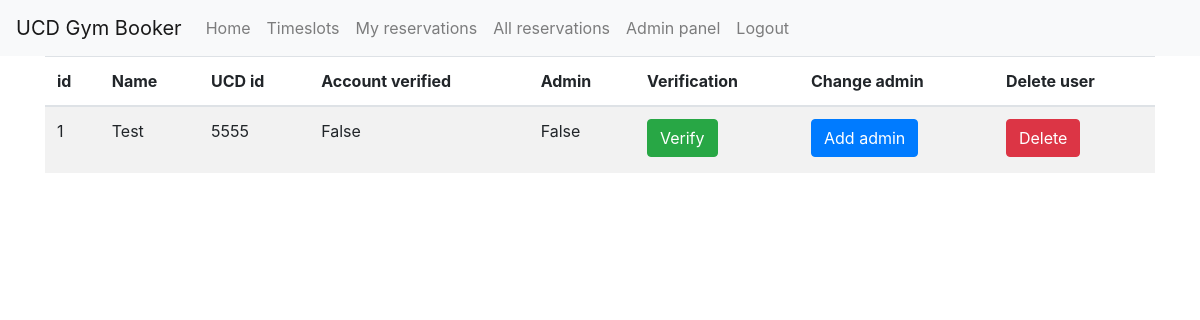
Before: /admin_panel (signed in) with the older database file.
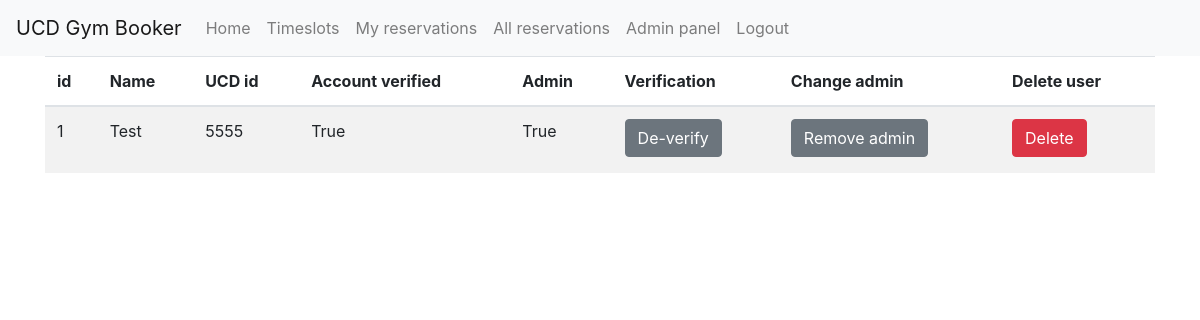
After: the same page with the newer database file.
### ucdgymbooker/models.py (models this page shows, shortened)
class User(db.Model):
    __tablename__ = 'user'
    id = db.Column(db.Integer, primary_key=True)
    username = db.Column(db.Integer, unique=True, nullable=False)
    password = db.Column(db.String(80), nullable=False)
    verified = db.Column(db.Boolean, nullable=False)
    admin = db.Column(db.Boolean, nullable=False)
    name = db.Column(db.String(80), nullable=False)
    reservations = db.relationship('Reservation', backref='user', cascade="all, delete, delete-orphan", lazy=True)
    def is_admin(self):
        return True

### ucdgymbooker/routes.py (the view)
@app.route('/admin_panel')
@login_required
@admin_required
def admin_panel():
    data = User.query.all()
    return render_template("admin_panel.html", data=data)

### ucdgymbooker/routes.py (called while the page is built)
@login_manager.user_loader
def load_user(user_id):
    return User.query.get(int(user_id))

def admin_required(func):
    @wraps(func)
    def decorated_view(*args, **kwargs):
        if not current_user.is_admin():
            flash('You do not have permission to access this resource.', 'warning')
            return redirect(url_for('index'))
        return func(*args, **kwargs)
    return decorated_view

### ucdgymbooker/templates/admin_panel.html (shortened to what this page needs)
{% extends 'base.html' %}
{% block body %}
<table class="table table-striped">
    <thead>
        <tr>
            <th>id</th>
            <th>Name</th>
            <th>UCD id</th>
            <th>Account verified</th>
            <th>Admin</th>
            <th>Verification</th>
            <th>Change admin</th>
            <th>Delete user</th>
        </tr>
    </thead>
    <tbody>
    {% for user in data %}
    <tr>
        <td>{{user.id}}</td>
        <td>{{user.name}}</td>
        <td>{{user.username}}</td>
        <td>{{user.verified}}</td>
        <td>{{user.admin}}</td>
        <td>
{% if user.verified %}
            <form action = "{{ url_for('modify_user', user_id = user.id, action = 'disconfirm')}}" method="POST">
                            <input type="submit" class="btn btn-secondary mb-1" value="De-verify"></input>
            </form>
{% endif %}
{% if not user.verified %}
            <form action = "{{ url_for('modify_user', user_id = user.id, action = 'confirm')}}" method="POST">
                            <input type="submit" class="btn btn-success mb-1" value="Verify"></input>
            </form>
{% endif %}
        </td>
        <td>
{% if user.admin %}
            <form action = "{{ url_for('modify_user', user_id = user.id, action = 'remove_admin')}}" method="POST">
                            <input type="submit" class="btn btn-secondary mb-1" value="Remove admin"></input>
            </form>
{% endif %}
{% if not user.admin %}
            <form action = "{{ url_for('modify_user', user_id = user.id, action = 'add_admin')}}" method="POST">
                            <input type="submit" class="btn btn-primary mb-1" value="Add admin"></input>
            </form>
{% endif %}
        </td>
        <td>
            <form action = "{{ url_for('modify_user', user_id = user.id, action = 'delete')}}" method="POST">
                            <input type="submit" class="btn btn-danger mb-1" value="Delete"></input>
            </form>
        </td>
    {% endfor %}
    </tbody>
</table>
{% endblock %}

### ucdgymbooker/templates/base.html (shortened to what this page needs)
<!DOCTYPE html>
<html lang="en">
<head>
    <link rel="stylesheet" href="{{ url_for('static', filename='bootstrap/css/bootstrap.css') }}">
    <link rel="stylesheet" href="{{ url_for('static', filename='bootstrap/css/bootstrap-grid.css') }}">
    <link rel="stylesheet" href="{{ url_for('static', filename='bootstrap/css/bootstrap-reboot.css') }}">
</head>
<body>
<nav class="navbar navbar-expand-lg navbar-light bg-light">
  <a class="navbar-brand" href="{{ url_for('index') }}">UCD Gym Booker</a>
  <div class="collapse navbar-collapse" id="navbarSupportedContent">
    <ul class="navbar-nav mr-auto">
      <li class="nav-item">
        <a class="nav-link" href="{{ url_for('index') }}">Home <span class="sr-only">(current)</span></a>
      </li>
{% if current_user.is_authenticated %}
      <li class="nav-item">
        <a class="nav-link" href="{{ url_for('timeslots') }}">Timeslots <span class="sr-only">(current)</span></a>
      </li>
      <li class="nav-item">
        <a class="nav-link" href="{{ url_for('reservations') }}">My reservations <span class="sr-only">(current)</span></a>
      </li>
{% endif %}
{% if current_user.is_admin %}
      <li class="nav-item">
        <a class="nav-link" href="{{ url_for('database') }}">All reservations <span class="sr-only">(current)</span></a>
      </li>
      <li class="nav-item">
        <a class="nav-link" href="{{ url_for('admin_panel') }}">Admin panel <span class="sr-only">(current)</span></a>
      </li>
{% endif %}
{% if current_user.is_authenticated %}
      <li class="nav-item">
        <a class="nav-link" href="{{ url_for('logout') }}">Logout <span class="sr-only">(current)</span></a>
      </li>
{% endif %}
    </ul>
  </div>
</nav>
<div class="container">
{% block body %}
{% endblock %}
</div>
</body>
</html>

Changed rows visible on the page:
changed User "Test": verified "False" → "True"; admin "False" → "True"; value "Verify" → "De-verify"; value "Add admin" → "Remove admin"
